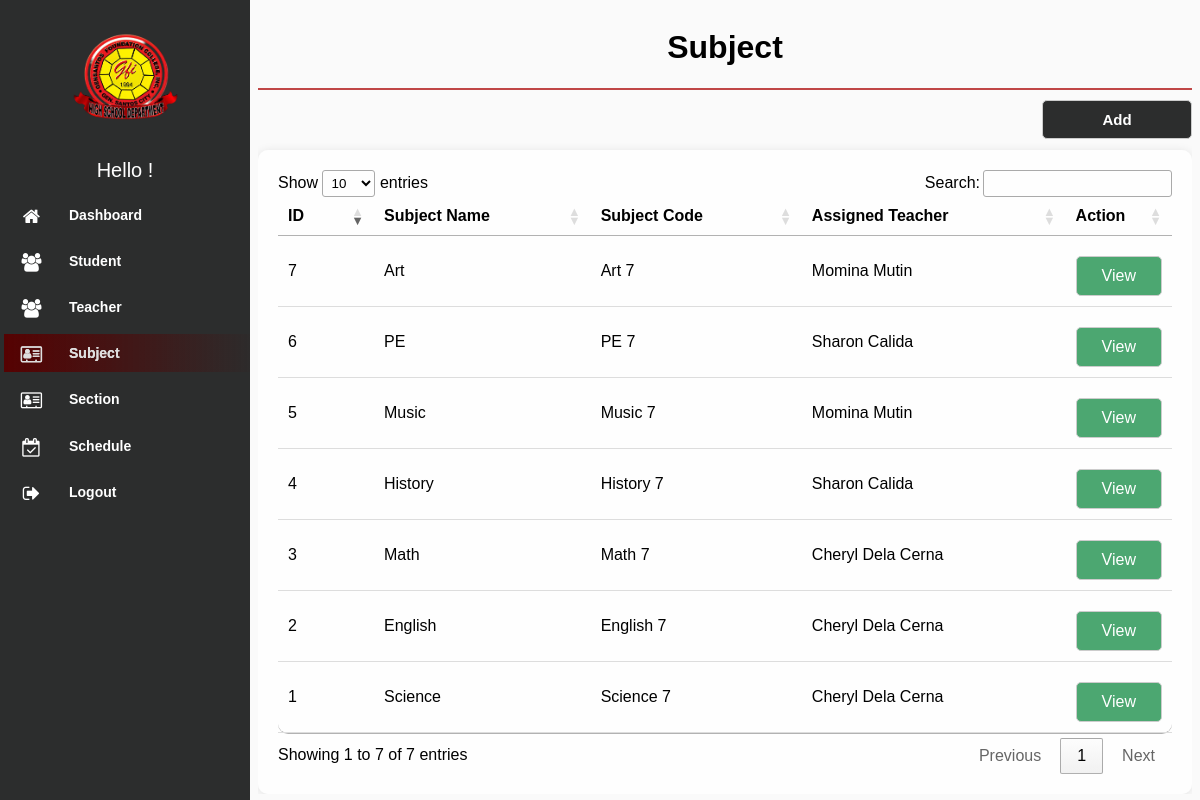
/modules/Subject/index.php (signed in), run on the app's committed database.
### tables this page shows
CREATE TABLE `subject` (
  `id` int(11) NOT NULL,
  `code` varchar(100) NOT NULL,
  `grade_level` varchar(100) NOT NULL,
  `name` varchar(100) NOT NULL,
  `details` varchar(100) NOT NULL,
  `teacher_id` varchar(100) NOT NULL,
  `del_status` varchar(100) NOT NULL
);

### modules/Subject/index.php (the view, shortened to what this page needs)
<!DOCTYPE html>
<html lang="en">
<head>
    <link rel="stylesheet" type="text/css" href="../../assets/css/font-awesome-4.7.0/css/menu.css">
    <link rel="stylesheet" type="text/css" href="../../assets/css/font-awesome-4.7.0/css/style.css">
    <link rel="stylesheet" type="text/css" href="../../assets/css/font-awesome-4.7.0/css/font-awesome.min.css"
        rel="stylesheet">
    <link rel="stylesheet" href="../../assets/css/jquery.dataTables.min.css">
</head>
<body>
    <?php
$page = 'Subject';
include "../../navbar.php";
include "../../db_conn.php";
 ?>
        <div class="content">
            <div class="header">
                <h1><?php if ($page) {echo $page;} ?></h1>
            </div>
            <div class="search-box">
                <a href="./add.php"><button>Add</button></a>
            </div>
            <div class="table_wrap">
            <table id="example" class="data list">
                <thead>
                    <th style="width: 60px;">ID</th>
                    <th>Subject Name</th>
                    <th>Subject Code</th>
                    <th>Assigned Teacher</th>
                    <th style="width: 55px;">Action</th>
                </thead>
                <?php
         $squery = mysqli_query($conn, "
         SELECT s.*, CONCAT(t.first_name, ' ', t.last_name) AS teacher_name
         FROM subject s
         LEFT JOIN teacher t ON s.teacher_id = t.id
         WHERE s.del_status != 'deleted'
         ORDER BY s.id DESC;
     ");
     while ($row = mysqli_fetch_array($squery)) {
        ?>
                <tr class="table-row">
                    <td><?php echo $row['id'] ?></td>
                    <td><?php echo $row['name'] ?></td>
                    <td><?php echo $row['code'] ?></td>
                    <td><?php echo $row['teacher_name'] ?></td>
                    <td>
                        <a class="view" href="edit.php?id=<?php echo $row['id'] ?>">
                        View
                        </a>
                    </td>
                </tr>
                <?php }?>
            </table>
            </div>
    </div>
</body>
</html>

### data on the page
subject: id "7", name "Art", code "Art 7", teacher_name "Momina Mutin"
subject: id "6", name "PE", code "PE 7", teacher_name "Sharon Calida"
subject: id "5", name "Music", code "Music 7", teacher_name "Momina Mutin"
subject: id "4", name "History", code "History 7", teacher_name "Sharon Calida"
subject: id "3", name "Math", code "Math 7", teacher_name "Cheryl Dela Cerna"
subject: id "2", name "English", code "English 7", teacher_name "Cheryl Dela Cerna"
subject: id "1", name "Science", code "Science 7", teacher_name "Cheryl Dela Cerna"

### other printed values
$page "Subject"
